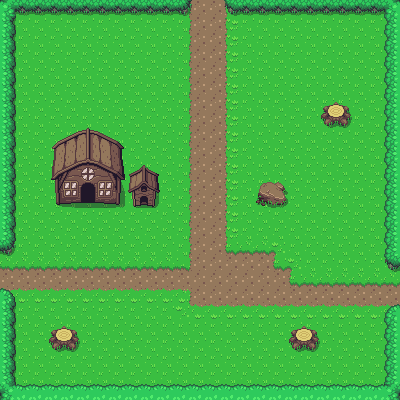

A level layout from a 2D game, rendered from its tile map. Below: a short description, then the map file with its tile-grid data intact:
An orthogonal 25x25 tile map with 16x16 px tiles, 2 tile layers (Ground, Collisions) and 12 objects.

<map version="1.2" tiledversion="1.3.4" orientation="orthogonal" renderorder="left-down" width="25" height="25" tilewidth="16" tileheight="16" infinite="0" nextlayerid="4" nextobjectid="20">
 <tileset firstgid="1" source="overworld.tsx" />
 <layer id="1" name="Ground" width="25" height="25">
  <data encoding="csv">
1,1,1,1,1,1,1,1,1,1,1,1201,1202,1202,1203,1,1,1,1,1,1,1,1,1,1,
1,1,1,1,1,1,1,1,1,1,1,1201,1202,1202,1203,1,1,1,1,1,1,1,1,1,1,
1,1,1,1,1,1,1,1,1,1,1,1201,1202,1202,1203,1,1,1,1,1,1,1,1,1,1,
1,1,1,1,1,1,1,1,1,1,1,1201,1202,1202,1203,1,1,1,1,1,1,1,1,1,1,
1,1,1,1,1,1,1,1,1,1,1,1201,1202,1202,1203,1,1,1,1,1,1,1,1,1,1,
1,1,1,1,1,1,1,1,1,1,1,1201,1202,1202,1203,1,1,1,1,1,1,1,1,1,1,
1,1,1,1,1,1,1,1,1,1,1,1201,1202,1202,1203,1,1,1,1,1,1,1,1,1,1,
1,1,1,1,1,1,1,1,1,1,1,1201,1202,1202,1203,1,1,1,1,1,1,1,1,1,1,
1,1,1,1,1,1,1,1,1,1,1,1201,1202,1202,1203,1,1,1,1,1,1,1,1,1,1,
1,1,1,1,1,1,1,1,1,1,1,1201,1202,1202,1203,1,1,1,1,1,1,1,1,1,1,
1,1,1,1,1,1,1,1,1,1,1,1201,1202,1202,1203,1,1,1,1,1,1,1,1,1,1,
1,1,1,1,1,1,1,1,1,1,1,1201,1202,1202,1203,1,1,1,1,1,1,1,1,1,1,
1,1,1,1,1,1,1,1,1,1,1,1201,1202,1202,1203,1,1,1,1,1,1,1,1,1,1,
1,1,1,1,1,1,1,1,1,1,1,1201,1202,1202,1203,1,1,1,1,1,1,1,1,1,1,
1,1,1,1,1,1,1,1,1,1,1,1201,1202,1202,1203,1,1,1,1,1,1,1,1,1,1,
1,1,1,1,1,1,1,1,1,1,1,1201,1202,1202,1321,1162,1162,1163,1,1,1,1,1,1,1,
1162,1162,1162,1162,1162,1162,1162,1162,1162,1162,1162,1322,1202,1202,1202,1202,1202,1321,1163,1,1,1,1,1,1,
1202,1202,1202,1202,1202,1202,1202,1202,1202,1202,1202,1202,1202,1202,1202,1202,1202,1202,1321,1162,1162,1162,1162,1162,1162,
1242,1242,1242,1242,1242,1242,1242,1242,1242,1242,1242,1282,1202,1202,1202,1202,1202,1202,1202,1202,1202,1202,1202,1202,1202,
1,1,1,1,1,1,1,1,1,1,1,1241,1242,1242,1242,1242,1242,1242,1242,1242,1242,1242,1242,1242,1242,
1,1,1,1,1,1,1,1,1,1,1,1,1,1,1,1,1,1,1,1,1,1,1,1,1,
1,1,1,1,1,1,1,1,1,1,1,1,1,1,1,1,1,1,1,1,1,1,1,1,1,
1,1,1,1,1,1,1,1,1,1,1,1,1,1,1,1,1,1,1,1,1,1,1,1,1,
1,1,1,1,1,1,1,1,1,1,1,1,1,1,1,1,1,1,1,1,1,1,1,1,1,
1,1,1,1,1,1,1,1,1,1,1,1,1,1,1,1,1,1,1,1,1,1,1,1,1
</data>
 </layer>
 <layer id="2" name="Collisions" width="25" height="25">
  <data encoding="csv">
648,766,766,766,766,766,766,766,766,766,766,687,0,0,686,766,766,766,766,766,766,766,766,766,688,
728,0,0,0,0,0,0,0,0,0,0,0,0,0,0,0,0,0,0,0,0,0,0,0,727,
728,0,0,0,0,0,0,0,0,0,0,0,0,0,0,0,0,0,0,0,0,0,0,0,727,
728,0,0,0,0,0,0,0,0,0,0,0,0,0,0,0,0,0,0,0,0,0,0,0,727,
728,0,0,0,0,0,0,0,0,0,0,0,0,0,0,0,0,0,0,0,0,0,0,0,727,
728,0,0,0,0,0,0,0,0,0,0,0,0,0,0,0,0,0,0,0,0,0,0,0,727,
728,0,0,0,0,0,0,0,0,0,0,0,0,0,0,0,0,0,0,0,152,153,0,0,727,
728,0,0,0,0,0,0,0,0,0,0,0,0,0,0,0,0,0,0,0,192,193,0,0,727,
728,0,0,7,8,9,10,11,0,0,0,0,0,0,0,0,0,0,0,0,0,0,0,0,727,
728,0,0,47,48,49,50,51,0,0,0,0,0,0,0,0,0,0,0,0,0,0,0,0,727,
728,0,0,87,88,89,90,91,214,215,0,0,0,0,0,0,0,0,0,0,0,0,0,0,727,
728,0,0,127,128,129,130,131,254,255,0,0,0,0,0,0,450,451,0,0,0,0,0,0,727,
728,0,0,167,168,169,170,171,294,295,0,0,0,0,0,0,490,491,0,0,0,0,0,0,727,
728,0,0,0,0,0,0,0,0,0,0,0,0,0,0,0,0,0,0,0,0,0,0,0,727,
728,0,0,0,0,0,0,0,0,0,0,0,0,0,0,0,0,0,0,0,0,0,0,0,727,
687,0,0,0,0,0,0,0,0,0,0,0,0,0,0,0,0,0,0,0,0,0,0,0,727,
0,0,0,0,0,0,0,0,0,0,0,0,0,0,0,0,0,0,0,0,0,0,0,0,686,
0,0,0,0,0,0,0,0,0,0,0,0,0,0,0,0,0,0,0,0,0,0,0,0,0,
647,0,0,0,0,0,0,0,0,0,0,0,0,0,0,0,0,0,0,0,0,0,0,0,0,
728,0,0,0,0,0,0,0,0,0,0,0,0,0,0,0,0,0,0,0,0,0,0,0,646,
728,0,0,152,153,0,0,0,0,0,0,0,0,0,0,0,0,0,152,153,0,0,0,0,727,
728,0,0,192,193,0,0,0,0,0,0,0,0,0,0,0,0,0,192,193,0,0,0,0,727,
728,0,0,0,0,0,0,0,0,0,0,0,0,0,0,0,0,0,0,0,0,0,0,0,727,
728,0,0,0,0,0,0,0,0,0,0,0,0,0,0,0,0,0,0,0,0,0,0,0,727,
688,726,726,726,726,726,726,726,726,726,726,726,726,726,726,726,726,726,726,726,726,726,726,726,648
</data>
 </layer>
 <objectgroup id="3" name="collision mask">
  <object id="1" x="0" y="0" width="16" height="255" />
  <object id="2" x="0" y="0" width="191" height="15" />
  <object id="3" x="225" y="-0.5" width="175" height="14.5" />
  <object id="4" x="385" y="0" width="15.5" height="269.5" />
  <object id="5" x="385" y="304" width="14.5" height="96.5" />
  <object id="6" x="1" y="288.5" width="14" height="111" />
  <object id="9" x="1.5" y="383.5" width="397.5" height="16" />
  <object id="14" x="48.5" y="324.5" width="32" height="27" />
  <object id="15" x="288.5" y="326" width="31" height="25" />
  <object id="17" x="255.5" y="181.5" width="33" height="25.5" />
  <object id="18" x="321" y="101" width="31" height="26.5" />
  <object id="19" x="56.1818" y="203.455">
   <polygon points="0,0 24.9091,-0.181818 24.7273,-23.8182 39.2727,-23.8182 39.2727,-0.181818 80.7273,4.18182 104,4.54545 104,-36.7273 41.8182,-75.6364 24,-75.4545 -4.72727,-58.1818 -6,-20.3636" />
  </object>
 </objectgroup>
</map>
